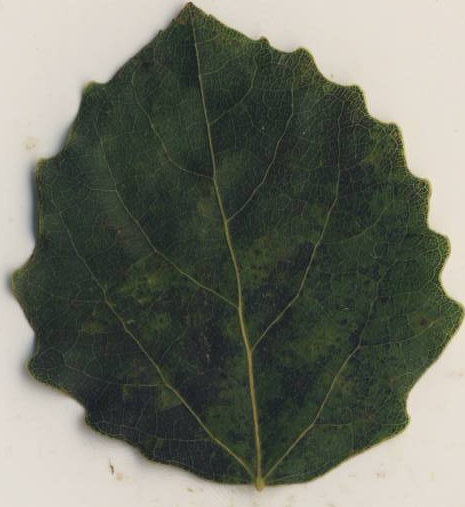
#> input picture Correcting_angle_by_hull_slope/images/seg_0.jpg, 465 x 507 px
$ python -i get_leave_area_and_contour.py   (imports and definitions only)   (older library calls are emulated)
#> lines starting #> are read from the running program, lines starting #| are printed output that depends on the picture; after the words box and inside, x2 and y2 are one past the last pixel; in counts of white or black regions, pixels touching at a corner belong together
#> further down, picture is the input picture: shape (507, 465, 3); mean B, G, R 101.5, 112.8, 109.6
import cv2
import numpy as np


def get_leava_area_and_contour(img):
    gray_image = cv2.cvtColor(img, cv2.COLOR_BGR2GRAY)
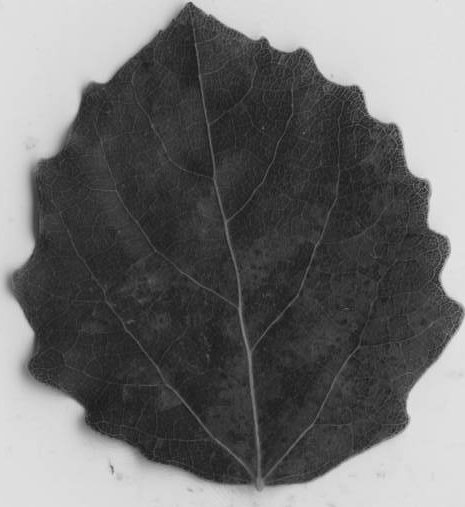
#> gray_image: shape (507, 465); min 20, max 246, mean 110.6
    ret, threshed_img = cv2.threshold(gray_image, 180, 255, cv2.THRESH_BINARY)
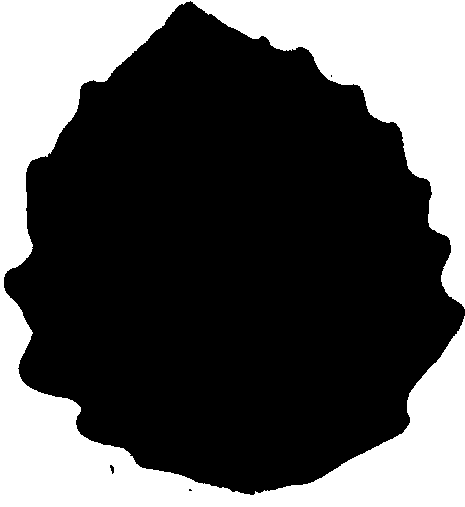
#> threshed_img: shape (507, 465); 33.8% white; 1 white region

    # 去噪
    _, contours, hierarchy = cv2.findContours(threshed_img, cv2.RETR_TREE, cv2.CHAIN_APPROX_SIMPLE)
#> contours = 4 contours, 2 with area under 20; largest, box (x1, y1, x2, y2) and area: (0, 0, 465, 507) 77964, (109, 464, 115, 475) 32
    small_areas = [i for i in contours if cv2.contourArea(i) < 500]
#> small_areas = 3 contours, 2 with area under 20; largest, box (x1, y1, x2, y2) and area: (109, 464, 115, 475) 32
    cv2.fillPoly(threshed_img, small_areas, 255)
#> threshed_img: shape (507, 465); 33.8% white; 1 white region, box (x1, y1, x2, y2) and area: (0, 0, 465, 507) 79650
    threshed_img = 255 - threshed_img
#> threshed_img: shape (507, 465); 66.2% white; 1 black region
    _, contours, hierarchy = cv2.findContours(threshed_img, cv2.RETR_TREE, cv2.CHAIN_APPROX_SIMPLE)
#> contours = 1 contour; box (x1, y1, x2, y2) and area: (4, 1, 465, 495) 155384
    small_areas = [i for i in contours if cv2.contourArea(i) < 500]
#> small_areas = []
    cv2.fillPoly(threshed_img, small_areas, 0)
    _, contours, hierarchy = cv2.findContours(threshed_img, cv2.RETR_TREE, cv2.CHAIN_APPROX_SIMPLE)
    small_holes_area = [i for i in contours if cv2.contourArea(i) < 500]
#> small_holes_area = []
    cv2.fillPoly(threshed_img, small_holes_area, 255)
    _, contours, hierarchy = cv2.findContours(threshed_img, cv2.RETR_TREE, cv2.CHAIN_APPROX_SIMPLE)

    small_contours_idx = [i for i in range(len(contours)) if len(contours[i]) < 50]
#> small_contours_idx = []
    for i in small_contours_idx[::-1]:
        contours.pop(i)
#> this loop made 0 passes

    for i in range(len(contours)):
        t = []
        for j in contours[i].tolist():
            t.append(j[0])
        contours[i] = np.array(t)
#> this loop made 1 pass
#> after the loop, contours = 1 item
    cnt = np.array(contours)
#> cnt = 828 pairs, first value 4 to 464, second value 1 to 494
    leave_area = cv2.cvtColor(threshed_img, cv2.COLOR_GRAY2RGB)

    return leave_area, cnt

>>> import cv2
>>> picture = cv2.imread('images/seg_0.jpg')
>>> result = get_leava_area_and_contour(picture)
